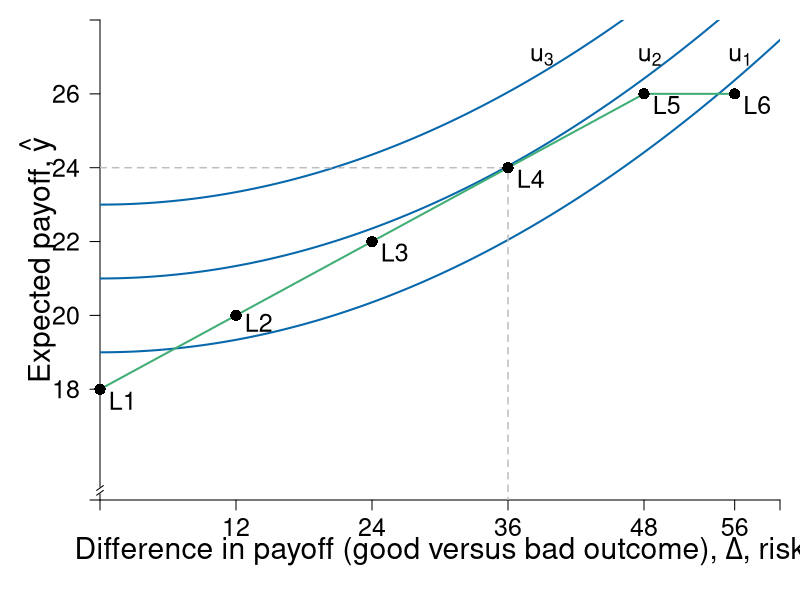

Recreate this plot in R.
require(shape)
require(plotrix)

pdf(file = "risk/risk_experiments.pdf", width = 9, height = 7)

# Set parameters for graphics
axislabelsize <- 1.8
labelsize <- 1.5
namesize <- 1.8
annotatesize <- 1.5
graphlinewidth <- 2
segmentlinewidth <- 1.5

COL <- c("#7fc97f", "#beaed4", "#fdc086", "#ffff99", "#386cb0", "#f0027f", "#bf5b17", "#666666")
COLA <- c("#e0f3db", "#99d8c9","#66c2a4","#41ae76", "#238b45", "#005824")
COLB <- c("#c6dbef", "#4eb3d3", "#2b8cbe", "#0868ac","#084081")
COLC <- c("#fcfbfd", "#efedf5", "#dadaeb", "#bcbddc", "#9e9ac8", "#807dba", "#6a51a3", "#54278f", "#3f007d")
grays <- gray.colors(25, start = 1, end = 0)

a <- c(2, 4, 6)
par(mar =  c(5, 5, 1, 1))
xlims <- c(0, 60)
ylims <- c(15, 28)

riskreturn <- function(g, int1 = 14, int2 = 4, coeff = 1/3){
  int1 - (int2 - (coeff)*g)^2
}

indiffA <- function(g, intercept = 3, slope = 0.125){
  intercept  + slope*g^2
}


#Plot command 
plot(0, 0, 
     xlim = xlims, 
     ylim = ylims, 
     type = "n",
     xlab = expression(paste("")),
     ylab = expression(paste("")), 
     axes = FALSE,
     cex.lab = axislabelsize, 
     bty = "n", 
     xaxs = "i", 
     yaxs = "i"
)


ticksy <- c(ylims[1], 18, 20, 22, 24, 26, ylims[2])
ylabels <- c(NA, 18, 20, 22, 24, 26, NA)
ticksx <- c(0, 12, 24, 36, 48, 56,  xlims[2])
xlabels <- c(NA, 12, 24, 36, 48, 56, NA)

axis(1, at = ticksx, pos = ylims[1], labels = xlabels, cex.axis = labelsize)
axis(2, at = ticksy, pos = xlims[1], labels = ylabels, las = 1, cex.axis = labelsize)
mtext(expression(paste("Difference in payoff (good versus bad outcome), ", Delta, ", risk")), side = 1, line = 2.5, cex = axislabelsize)
text(xlims[1] - 5.5, ylims[2] - 0.5*(ylims[2] - ylims[1]), expression(paste("Expected payoff, ", hat(y) )), xpd = TRUE, cex = axislabelsize, srt = 90) 

axis.break(axis = 2, bgcol="white", breakcol="black",
           style="slash", brw=0.01)



npts <- 500 
xx1 <- seq(xlims[1], xlims[2], length.out = npts)
#lines(xx1, riskreturn(xx1), col = COLA[4], lwd = graphlinewidth, lty = 1)
lines(xx1, indiffA(xx1, intercept = 21, slope = 0.00235), col = COLB[4], lwd = graphlinewidth, lty = 1)
#Low
lines(xx1, indiffA(xx1, intercept = 19, slope = 0.00235), col = COLB[4], lwd = graphlinewidth, lty = 1)
#high
lines(xx1, indiffA(xx1, intercept = 23, slope = 0.00235), col = COLB[4], lwd = graphlinewidth, lty = 1)


#lines(xx1, indiffA(xx1, intercept = 21, slope = 0.00235), col = COLB[4], lwd = graphlinewidth, lty = 1)
# lines(xx1, indiffA(xx1, intercept = 5.6), col = COLB[4], lwd = graphlinewidth, lty = 1)
# lines(xx1, indiffA(xx1, intercept = 9), col = COLB[4], lwd = graphlinewidth, lty = 1)

#Setting up the segments for the choices 
segments(0, 18, 12, 20, lty = 1, col = COLA[4], lwd = graphlinewidth)
segments(12, 20, 24, 22, lty = 1, col = COLA[4], lwd = graphlinewidth)
segments(24, 22, 36, 24, lty = 1, col = COLA[4], lwd = graphlinewidth)
segments(36, 24, 48, 26, lty = 1, col = COLA[4], lwd = graphlinewidth)
segments(48, 26, 56, 26, lty = 1, col = COLA[4], lwd = graphlinewidth)


#For choice: 
segments(0, 24, 36, 24, lty = 2, col = "grey", lwd = segmentlinewidth)
segments(36, 0, 36, 24, lty = 2, col = "grey", lwd = segmentlinewidth)

points(0, 18, pch = 16, col = "black", cex = 1.5, xpd = TRUE)
text(0 + 2, 18 - 0.3, expression("L1"), cex = labelsize)
points(12, 20, pch = 16, col = "black", cex = 1.5, xpd = TRUE)
text(12 + 2, 20 - 0.2, expression("L2"), cex = labelsize)
points(24, 22, pch = 16, col = "black", cex = 1.5, xpd = TRUE)
text(24 + 2, 22 - 0.3, expression("L3"), cex = labelsize)
points(36, 24, pch = 16, col = "black", cex = 1.5, xpd = TRUE)
text(36 + 2, 24 - 0.3, expression("L4"), cex = labelsize)
points(48, 26, pch = 16, col = "black", cex = 1.5, xpd = TRUE)
text(48 + 2, 26 - 0.3, expression("L5"), cex = labelsize)
points(56, 26, pch = 16, col = "black", cex = 1.5, xpd = TRUE)
text(56 + 2, 26 - 0.3, expression("L6"), cex = labelsize)

#Add points a, b, c and c
segments(5.6, 0, 5.6, riskreturn(g = 5.6), lty = 2, col = grays[20], lwd = segmentlinewidth)
segments(0, riskreturn(g = 5.6), 5.6, riskreturn(g = 5.6), lty = 2, col = grays[20], lwd = segmentlinewidth)
points(5.6, riskreturn(g = 5.6), pch = 16, col = "black", cex = 1.5)
text(5.6 + 0.25, riskreturn(g = 5.6) - 0.3, expression(i), cex = labelsize)


segments(12, 0, 12, riskreturn(g = 12) , lty = 2, col = grays[20], lwd = segmentlinewidth)
segments(0, riskreturn(g = 12) , 12, riskreturn(g = 12) , lty = 2, col = grays[20], lwd = segmentlinewidth)
points(12, riskreturn(g = 12) , pch = 16, col = "black", cex = 1.5)
text(12 + 0.25, riskreturn(g = 12) - 0.3, expression(d), cex = labelsize)


points(1.8, riskreturn(g = 1.8) , pch = 16, col = "black", cex = 1.5)
text(1.8 + 0.25, riskreturn(g = 1.8) - 0.3, expression(a), cex = labelsize)


points(9.5, riskreturn(g = 9.5) , pch = 16, col = "black", cex = 1.5)
text(9.5 + 0.25, riskreturn(g = 9.5) - 0.3, expression(b), cex = labelsize)


#Label risk return schedule
text(14, 12.7, expression(paste(omega == g(Delta))), cex = labelsize)

#Label value functions
text(39, 27, expression(u[3]), cex = labelsize)
text(48.5, 27, expression(u[2]), cex = labelsize)
text(56.5, 27, expression(u[1]), cex = labelsize)


dev.off()
